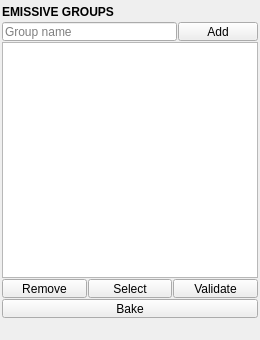
<?xml version="1.0" encoding="UTF-8"?>
<ui version="4.0">
 <class>QtUi</class>
 <widget class="QMainWindow" name="QtUi">
  <property name="enabled">
   <bool>true</bool>
  </property>
  <property name="geometry">
   <rect>
    <x>0</x>
    <y>0</y>
    <width>260</width>
    <height>340</height>
   </rect>
  </property>
  <property name="tabShape">
   <enum>QTabWidget::Triangular</enum>
  </property>
  <property name="dockNestingEnabled">
   <bool>true</bool>
  </property>
  <property name="dockOptions">
   <set>QMainWindow::AllowNestedDocks|QMainWindow::AllowTabbedDocks|QMainWindow::AnimatedDocks|QMainWindow::ForceTabbedDocks</set>
  </property>
  <widget class="QWidget" name="central_widget">
   <property name="minimumSize">
    <size>
     <width>260</width>
     <height>0</height>
    </size>
   </property>
   <layout class="QVBoxLayout" name="verticalLayout">
    <property name="spacing">
     <number>2</number>
    </property>
    <property name="leftMargin">
     <number>2</number>
    </property>
    <property name="topMargin">
     <number>2</number>
    </property>
    <property name="rightMargin">
     <number>2</number>
    </property>
    <property name="bottomMargin">
     <number>2</number>
    </property>
    <item>
     <layout class="QVBoxLayout" name="verticalLayout_1">
      <property name="spacing">
       <number>1</number>
      </property>
      <item>
       <widget class="Header" name="header">
        <property name="minimumSize">
         <size>
          <width>0</width>
          <height>19</height>
         </size>
        </property>
        <property name="maximumSize">
         <size>
          <width>16777215</width>
          <height>19</height>
         </size>
        </property>
        <property name="font">
         <font>
          <weight>75</weight>
          <bold>true</bold>
         </font>
        </property>
        <property name="text">
         <string>EMISSIVE GROUPS</string>
        </property>
       </widget>
      </item>
      <item>
       <layout class="QHBoxLayout" name="horizontalLayout_add">
        <property name="spacing">
         <number>1</number>
        </property>
        <item>
         <widget class="LineEdit" name="txt000">
          <property name="minimumSize">
           <size>
            <width>0</width>
            <height>19</height>
           </size>
          </property>
          <property name="maximumSize">
           <size>
            <width>16777215</width>
            <height>19</height>
           </size>
          </property>
          <property name="toolTip">
           <string>Name for the new group. Leave blank to auto-name.
Typing an existing name adds the selection to that group.</string>
          </property>
          <property name="placeholderText">
           <string>Group name</string>
          </property>
         </widget>
        </item>
        <item>
         <widget class="PushButton" name="b000">
          <property name="minimumSize">
           <size>
            <width>0</width>
            <height>19</height>
           </size>
          </property>
          <property name="maximumSize">
           <size>
            <width>16777215</width>
            <height>19</height>
           </size>
          </property>
          <property name="toolTip">
           <string>Create a group from the selected faces or meshes.
Each group takes the next free channel slot (max 4).</string>
          </property>
          <property name="text">
           <string>Add</string>
          </property>
         </widget>
        </item>
       </layout>
      </item>
      <item>
       <widget class="TableWidget" name="tbl000">
        <property name="minimumSize">
         <size>
          <width>0</width>
          <height>140</height>
         </size>
        </property>
        <property name="toolTip">
         <string>Groups in slot order.
Drag or click the Weight cell to set a group's default weight (0 = off, 1 = full).
Right-click a row for select / remove.</string>
        </property>
       </widget>
      </item>
      <item>
       <layout class="QHBoxLayout" name="horizontalLayout_ops">
        <property name="spacing">
         <number>1</number>
        </property>
        <item>
         <widget class="PushButton" name="b001">
          <property name="minimumSize">
           <size>
            <width>0</width>
            <height>19</height>
           </size>
          </property>
          <property name="maximumSize">
           <size>
            <width>16777215</width>
            <height>19</height>
           </size>
          </property>
          <property name="toolTip">
           <string>Remove the selected group.
Its slot is retired, not reused — existing engine bindings stay valid.</string>
          </property>
          <property name="text">
           <string>Remove</string>
          </property>
         </widget>
        </item>
        <item>
         <widget class="PushButton" name="b002">
          <property name="minimumSize">
           <size>
            <width>0</width>
            <height>19</height>
           </size>
          </property>
          <property name="maximumSize">
           <size>
            <width>16777215</width>
            <height>19</height>
           </size>
          </property>
          <property name="toolTip">
           <string>Select the group's member faces.</string>
          </property>
          <property name="text">
           <string>Select</string>
          </property>
         </widget>
        </item>
        <item>
         <widget class="PushButton" name="b003">
          <property name="minimumSize">
           <size>
            <width>0</width>
            <height>19</height>
           </size>
          </property>
          <property name="maximumSize">
           <size>
            <width>16777215</width>
            <height>19</height>
           </size>
          </property>
          <property name="toolTip">
           <string>Check for empty groups, overlapping membership,
orphaned sets and foreign color sets.</string>
          </property>
          <property name="text">
           <string>Validate</string>
          </property>
         </widget>
        </item>
       </layout>
      </item>
      <item>
       <widget class="PushButton" name="tb000">
        <property name="minimumSize">
         <size>
          <width>0</width>
          <height>19</height>
         </size>
        </property>
        <property name="maximumSize">
         <size>
          <width>16777215</width>
          <height>19</height>
         </size>
        </property>
        <property name="toolTip">
         <string>Bake group membership and publish the export manifest.
Vertex Color rides the FBX; Mask Texture writes an _EMask image.</string>
        </property>
        <property name="text">
         <string>Bake</string>
        </property>
       </widget>
      </item>
      <item>
       <widget class="Footer" name="footer" native="true">
        <property name="minimumSize">
         <size>
          <width>0</width>
          <height>19</height>
         </size>
        </property>
        <property name="maximumSize">
         <size>
          <width>16777215</width>
          <height>19</height>
         </size>
        </property>
       </widget>
      </item>
     </layout>
    </item>
   </layout>
  </widget>
 </widget>
 <customwidgets>
  <customwidget>
   <class>Footer</class>
   <extends>QWidget</extends>
   <header>uitk.widgets.footer</header>
  </customwidget>
  <customwidget>
   <class>Header</class>
   <extends>QLabel</extends>
   <header>uitk.widgets.header.Header.h</header>
  </customwidget>
  <customwidget>
   <class>PushButton</class>
   <extends>QPushButton</extends>
   <header>uitk.widgets.pushButton.PushButton.h</header>
  </customwidget>
  <customwidget>
   <class>LineEdit</class>
   <extends>QLineEdit</extends>
   <header>uitk.widgets.lineEdit.LineEdit.h</header>
  </customwidget>
  <customwidget>
   <class>TableWidget</class>
   <extends>QTableWidget</extends>
   <header>uitk.widgets.tableWidget.TableWidget.h</header>
  </customwidget>
 </customwidgets>
 <resources/>
 <connections/>
</ui>
